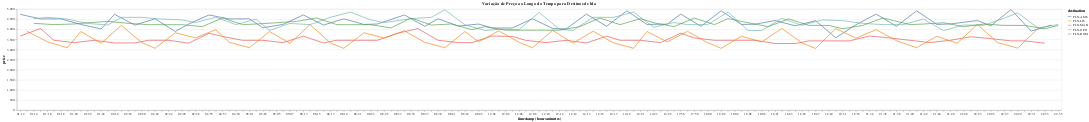
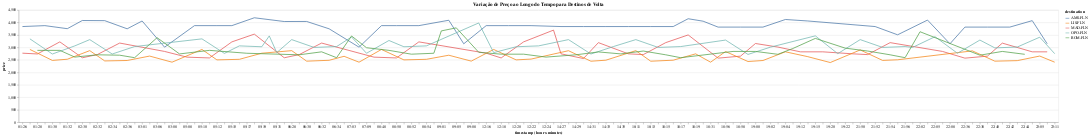

Notebook code for these charts, in order:
### Code cell
import pandas as pd
import altair as alt
import re

# Carregar o CSV com os dados
df = pd.read_csv('logs_coletados2.csv')

# Função para extrair a data da URL
def extrair_data_viagem(url):
    # Usamos uma expressão regular para extrair a data no formato YYYY-MM-DD
    match = re.search(r'(\d{4}-\d{2}-\d{2})', url)
    if match:
        return match.group(0)
    return None

# Aplicar a função para criar uma nova coluna com a data de viagem
df['data_viagem'] = df['url'].apply(extrair_data_viagem)

# Garantir que a nova coluna seja do tipo datetime
df['data_viagem'] = pd.to_datetime(df['data_viagem'])

# Garantir que o timestamp seja tratado como datetime
df['timestamp'] = pd.to_datetime(df['timestamp'])

# Separar os destinos de ida e volta
destinos_ida = ['FLN-MAD', 'FLN-AMS', 'FLN-LIS', 'FLN-OPO', 'FLN-ROM']
destinos_volta = ['MAD-FLN', 'AMS-FLN', 'LIS-FLN', 'OPO-FLN', 'ROM-FLN']

# Filtrar os dados de ida
df_ida = df[df['destination'].isin(destinos_ida)]

# Filtrar os dados de volta
df_volta = df[df['destination'].isin(destinos_volta)]

# Criar gráfico interativo para os destinos de ida usando Altair
chart_ida = alt.Chart(df_ida).mark_line().encode(
    x=('hoursminutes(timestamp):O'),
    #x='timestamp:T',
    y='price:Q',
    color='destination:N',
    tooltip=['data_viagem:T', 'price:Q', 'destination:N', 'timestamp:T']
).properties(
    title='Variação de Preço ao Longo do Tempo para Destinos de Ida'
).interactive()

# Criar gráfico interativo para os destinos de volta usando Altair
chart_volta = alt.Chart(df_volta).mark_line().encode(
    x=('hoursminutes(timestamp):O'),
    y='price:Q',
    color='destination:N',
    tooltip=['data_viagem:T', 'price:Q', 'destination:N', 'timestamp:T']
).properties(
    title='Variação de Preço ao Longo do Tempo para Destinos de Volta'
).interactive()

# Exibir os gráficos
chart_ida.show()
chart_volta.show()

### Figure 1 — Vega-Lite specification as saved in the notebook (floating-point values rounded to 4 significant figures; data arrays with more than 128 entries replaced by an {"elided": "..."} marker saying what was removed)
{"config": {"view": {"continuousWidth": 300, "continuousHeight": 300}}, "data": {"name": "data-1d89824e29b94f0fd4105915b5b463f2"}, "mark": {"type": "line"}, "encoding": {"color": {"field": "destination", "type": "nominal"}, "tooltip": [{"field": "data_viagem", "type": "temporal"}, {"field": "price", "type": "quantitative"}, {"field": "destination", "type": "nominal"}, {"field": "timestamp", "type": "temporal"}], "x": {"field": "timestamp", "timeUnit": "hoursminutes", "type": "ordinal"}, "y": {"field": "price", "type": "quantitative"}}, "params": [{"name": "param_21", "select": {"type": "interval", "encodings": ["x", "y"]}, "bind": "scales"}], "title": "Variação de Preço ao Longo do Tempo para Destinos de Ida", "$schema": "https://vega.github.io/schema/vega-lite/v5.20.1.json", "datasets": {"data-1d89824e29b94f0fd4105915b5b463f2": {"elided": "274 records"}}}

### Figure 2 — Vega-Lite specification as saved in the notebook (floating-point values rounded to 4 significant figures; data arrays with more than 128 entries replaced by an {"elided": "..."} marker saying what was removed)
{"config": {"view": {"continuousWidth": 300, "continuousHeight": 300}}, "data": {"name": "data-f671d649d142566e2d29433ddb7abb19"}, "mark": {"type": "line"}, "encoding": {"color": {"field": "destination", "type": "nominal"}, "tooltip": [{"field": "data_viagem", "type": "temporal"}, {"field": "price", "type": "quantitative"}, {"field": "destination", "type": "nominal"}, {"field": "timestamp", "type": "temporal"}], "x": {"field": "timestamp", "timeUnit": "hoursminutes", "type": "ordinal"}, "y": {"field": "price", "type": "quantitative"}}, "params": [{"name": "param_22", "select": {"type": "interval", "encodings": ["x", "y"]}, "bind": "scales"}], "title": "Variação de Preço ao Longo do Tempo para Destinos de Volta", "$schema": "https://vega.github.io/schema/vega-lite/v5.20.1.json", "datasets": {"data-f671d649d142566e2d29433ddb7abb19": {"elided": "225 records"}}}
